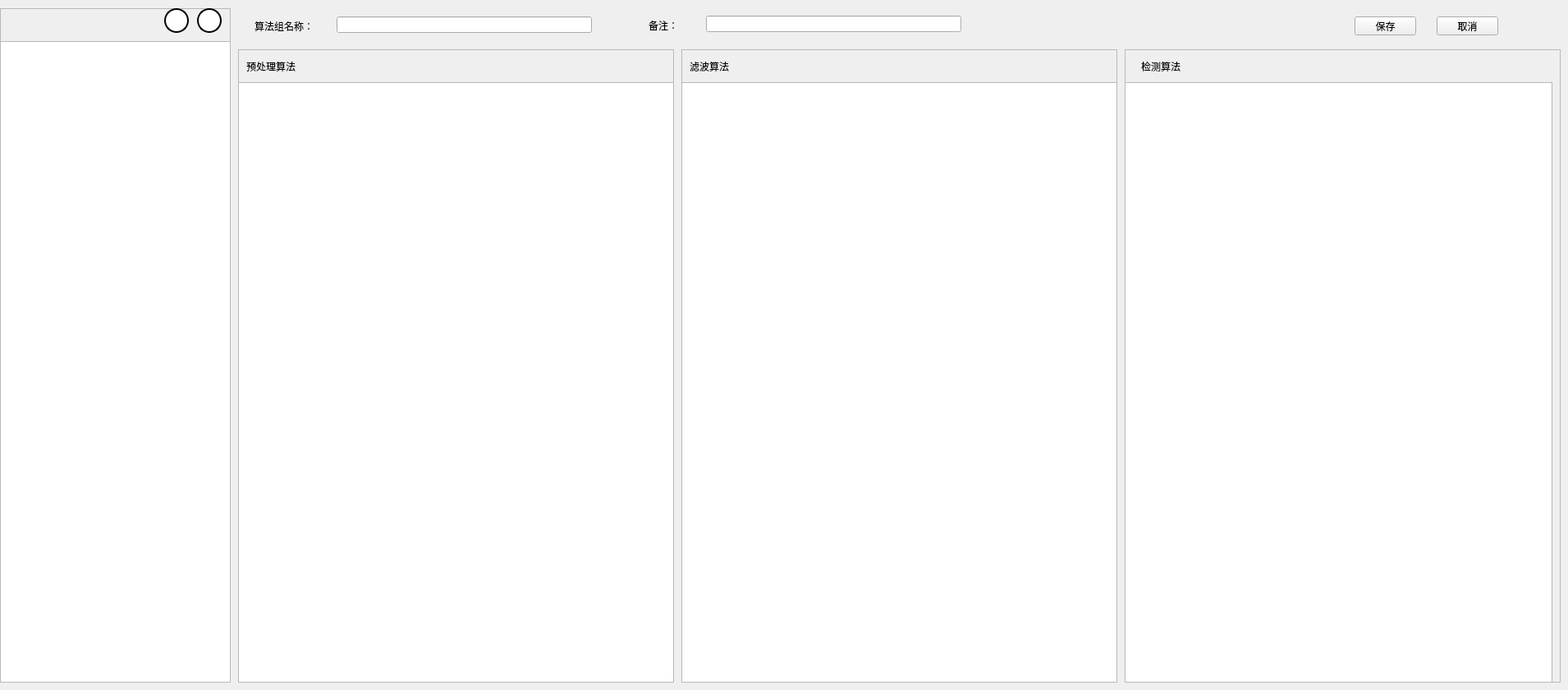
      <widget class="QWidget" name="page_14">
       <widget class="QFrame" name="frame_15">
        <property name="geometry">
         <rect>
          <x>0</x>
          <y>10</y>
          <width>281</width>
          <height>821</height>
         </rect>
        </property>
        <property name="frameShape">
         <enum>QFrame::StyledPanel</enum>
        </property>
        <property name="frameShadow">
         <enum>QFrame::Raised</enum>
        </property>
        <widget class="QTableWidget" name="tableWidget_3">
         <property name="geometry">
          <rect>
           <x>0</x>
           <y>40</y>
           <width>281</width>
           <height>781</height>
          </rect>
         </property>
        </widget>
        <widget class="QPushButton" name="pushButton_19">
         <property name="geometry">
          <rect>
           <x>200</x>
           <y>0</y>
           <width>30</width>
           <height>30</height>
          </rect>
         </property>
         <property name="minimumSize">
          <size>
           <width>30</width>
           <height>30</height>
          </size>
         </property>
         <property name="maximumSize">
          <size>
           <width>30</width>
           <height>30</height>
          </size>
         </property>
         <property name="styleSheet">
          <string notr="true">QPushButton{
border-radius:15px;
background-color:white;
border:2px solid black;
image: url(:/icon/icon/加号1.png);
}
</string>
         </property>
         <property name="text">
          <string/>
         </property>
        </widget>
        <widget class="QPushButton" name="pushButton_20">
         <property name="geometry">
          <rect>
           <x>240</x>
           <y>0</y>
           <width>30</width>
           <height>30</height>
          </rect>
         </property>
         <property name="minimumSize">
          <size>
           <width>30</width>
           <height>30</height>
          </size>
         </property>
         <property name="maximumSize">
          <size>
           <width>30</width>
           <height>30</height>
          </size>
         </property>
         <property name="styleSheet">
          <string notr="true">QPushButton{
border-radius:15px;
background-color:white;
border:2px solid black;
	image: url(:/icon/icon/减号.png);
}
</string>
         </property>
         <property name="text">
          <string/>
         </property>
        </widget>
       </widget>
       <widget class="QFrame" name="frame_23">
        <property name="geometry">
         <rect>
          <x>830</x>
          <y>60</y>
          <width>531</width>
          <height>771</height>
         </rect>
        </property>
        <property name="frameShape">
         <enum>QFrame::StyledPanel</enum>
        </property>
        <property name="frameShadow">
         <enum>QFrame::Raised</enum>
        </property>
        <widget class="QTableWidget" name="tableWidget_6">
         <property name="geometry">
          <rect>
           <x>0</x>
           <y>40</y>
           <width>531</width>
           <height>731</height>
          </rect>
         </property>
        </widget>
        <widget class="QLabel" name="label_84">
         <property name="geometry">
          <rect>
           <x>10</x>
           <y>10</y>
           <width>81</width>
           <height>21</height>
          </rect>
         </property>
         <property name="text">
          <string>滤波算法</string>
         </property>
        </widget>
       </widget>
       <widget class="QLabel" name="label_45">
        <property name="geometry">
         <rect>
          <x>310</x>
          <y>21</y>
          <width>91</width>
          <height>21</height>
         </rect>
        </property>
        <property name="text">
         <string>算法组名称：</string>
        </property>
       </widget>
       <widget class="QLineEdit" name="lineEdit_4">
        <property name="geometry">
         <rect>
          <x>410</x>
          <y>20</y>
          <width>311</width>
          <height>20</height>
         </rect>
        </property>
       </widget>
       <widget class="QLineEdit" name="lineEdit_5">
        <property name="geometry">
         <rect>
          <x>860</x>
          <y>19</y>
          <width>311</width>
          <height>20</height>
         </rect>
        </property>
       </widget>
       <widget class="QLabel" name="label_46">
        <property name="geometry">
         <rect>
          <x>790</x>
          <y>20</y>
          <width>71</width>
          <height>21</height>
         </rect>
        </property>
        <property name="text">
         <string>备注：</string>
        </property>
       </widget>
       <widget class="QPushButton" name="pushButton_18">
        <property name="geometry">
         <rect>
          <x>1650</x>
          <y>20</y>
          <width>75</width>
          <height>23</height>
         </rect>
        </property>
        <property name="text">
         <string>保存</string>
        </property>
       </widget>
       <widget class="QPushButton" name="pushButton_21">
        <property name="geometry">
         <rect>
          <x>1750</x>
          <y>20</y>
          <width>75</width>
          <height>23</height>
         </rect>
        </property>
        <property name="text">
         <string>取消</string>
        </property>
       </widget>
       <widget class="QFrame" name="frame_24">
        <property name="geometry">
         <rect>
          <x>1370</x>
          <y>60</y>
          <width>531</width>
          <height>771</height>
         </rect>
        </property>
        <property name="frameShape">
         <enum>QFrame::StyledPanel</enum>
        </property>
        <property name="frameShadow">
         <enum>QFrame::Raised</enum>
        </property>
        <widget class="QTableWidget" name="tableWidget_7">
         <property name="geometry">
          <rect>
           <x>0</x>
           <y>40</y>
           <width>521</width>
           <height>731</height>
          </rect>
         </property>
        </widget>
        <widget class="QLabel" name="label_85">
         <property name="geometry">
          <rect>
           <x>20</x>
           <y>10</y>
           <width>81</width>
           <height>21</height>
          </rect>
         </property>
         <property name="text">
          <string>检测算法</string>
         </property>
        </widget>
       </widget>
       <widget class="QFrame" name="frame_25">
        <property name="geometry">
         <rect>
          <x>290</x>
          <y>60</y>
          <width>531</width>
          <height>771</height>
         </rect>
        </property>
        <property name="frameShape">
         <enum>QFrame::StyledPanel</enum>
        </property>
        <property name="frameShadow">
         <enum>QFrame::Raised</enum>
        </property>
        <widget class="QTableWidget" name="tableWidget_8">
         <property name="geometry">
          <rect>
           <x>0</x>
           <y>40</y>
           <width>531</width>
           <height>731</height>
          </rect>
         </property>
        </widget>
        <widget class="QLabel" name="label_83">
         <property name="geometry">
          <rect>
           <x>10</x>
           <y>10</y>
           <width>81</width>
           <height>21</height>
          </rect>
         </property>
         <property name="text">
          <string>预处理算法</string>
         </property>
        </widget>
       </widget>
      </widget>
